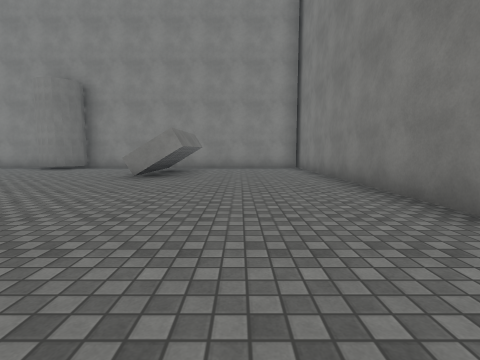
[1] (above)

18 first-person views from a walk through a scene from a Unity 3-D project. The camera is 1.2 m above the floor, tilts 6° down and sees 85° across. The floor is counted in squares, 2 m on a side. Each view is taken from the middle of a square. On the plan, view 1 faces up. The plan holds only what a view shows up to about 9 squares ahead; the rest is blank. The place goes on beyond the plan. The player character is not drawn. Some animated figures are left out. Surface patterns are stand-ins for the level's own textures.

[2]
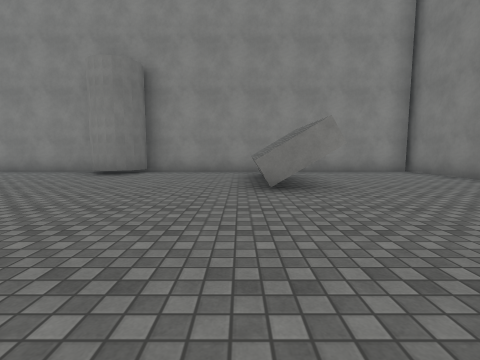

[3]
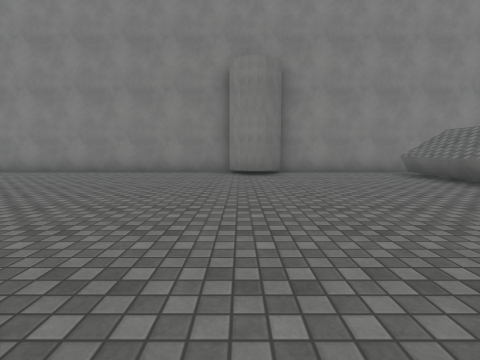

[4]
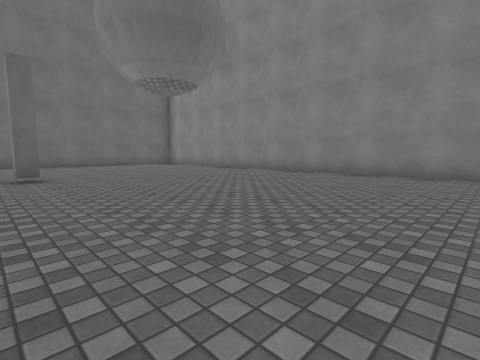

[5]
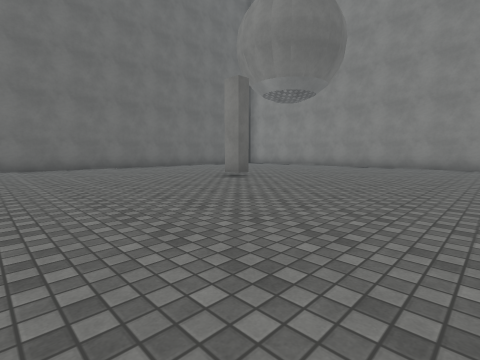

[6]
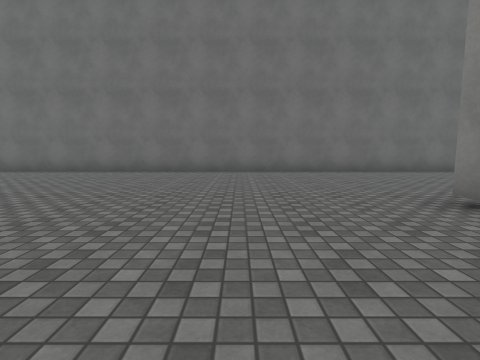

[7]
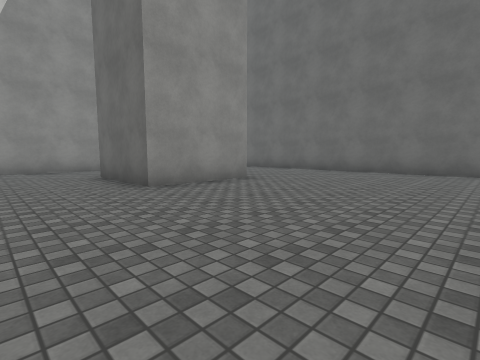

[8]
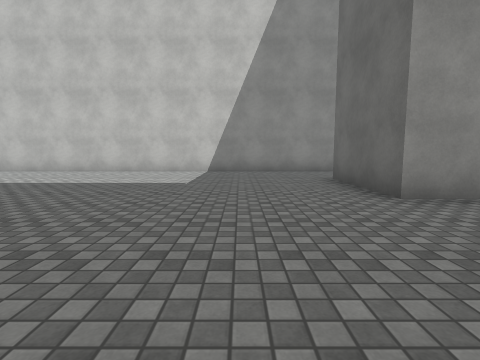

[9]
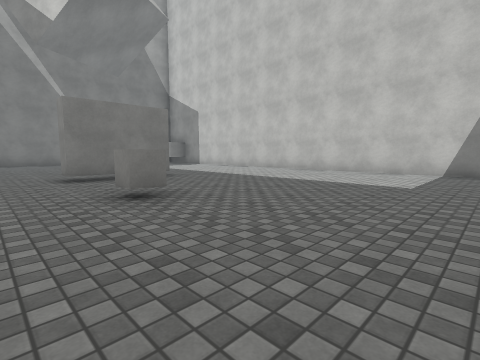

[10]
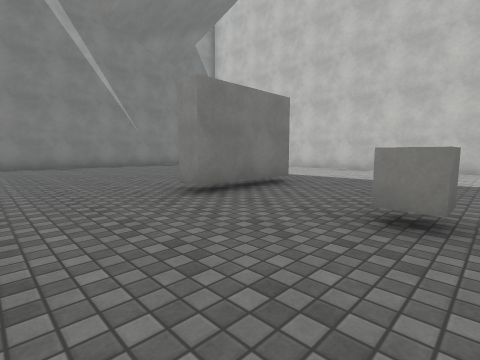

[11]
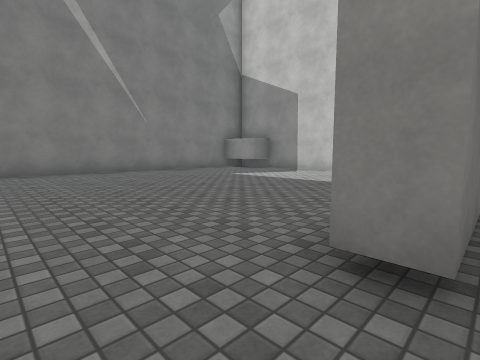

[12]
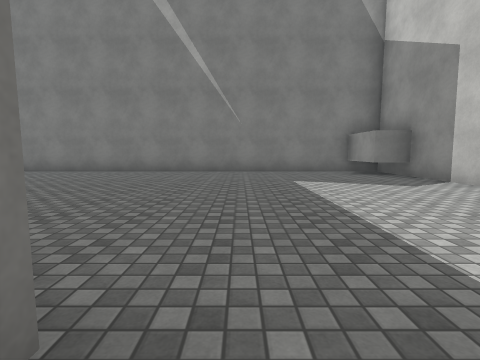

[13]
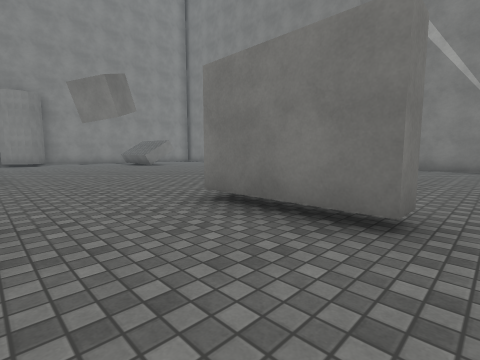

[14]
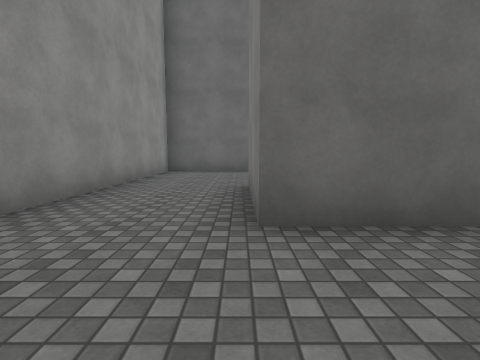

[15]
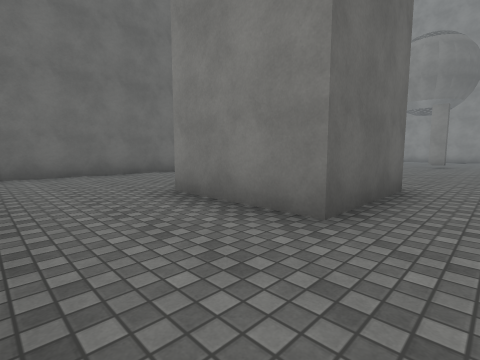

[16]
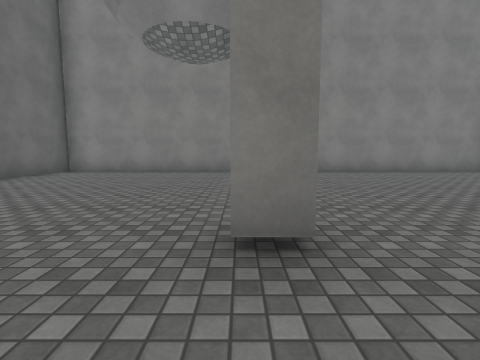

[17]
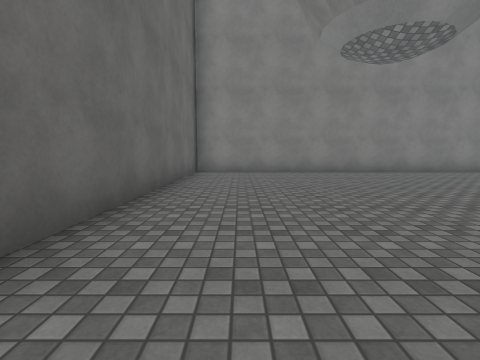

[18]
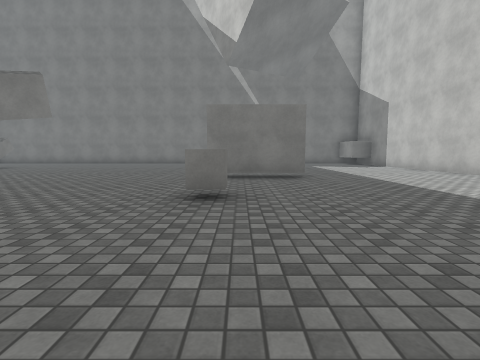

### Floor plan
Points are (right, up) in squares from view 1. A wall is a line through its corners. A room is listed if a view was taken in it or the views show most of it. See-through windows are left out.
Room 1 (views 1, 2, 3, 4, 5, 6, 7, 8, 9, 10, 11, 12, 13, 14, 15, 16, 17, 18)
walls: (-14.5, 3.5) (-15.1, 3.5); (-5.4, -4.5) (-5.9, -4.5) (-5.9, -2.2) (-5.4, -2.2); (-16.6, -4.3) (-14.1, -4.3) (-14.1, -6.8) (-16.6, -6.8); (-7.2, 10.2) (-20.4, 10.2); (-1.3, 8.4) (-1.3, 6.1) (-2.8, 6.1); (0.6, -9.4) (0.6, -8.4) (2.4, -8.4); (-20.4, 10.5) (-20.4, -9.3) (2.3, -9.3) (2.3, 10.2) (-6, 10.2)
low walls: (-2.7, 6.6) (-2.6, 9.1)
objects: other object (-8, -3)

Positions as (right, up) in squares from view 1, and headings:
1: (0, 0), facing up
2: (-3, 2), facing up
3: (-7, 2), facing up
4: (-8, 3), facing up-left
5: (-10, -1), facing up-left
6: (-12, 1), facing left
7: (-12, 0), facing down-left
8: (-12, -1), facing down
9: (-12, -1), facing down-right
10: (-9, 0), facing down-right
11: (-6, -1), facing down-right
12: (-6, -5), facing right
13: (-8, -5), facing up-right
14: (-12, -7), facing left
15: (-13, -9), facing up-left
16: (-15, 2), facing up
17: (-19, 2), facing up
18: (-12, -3), facing right
